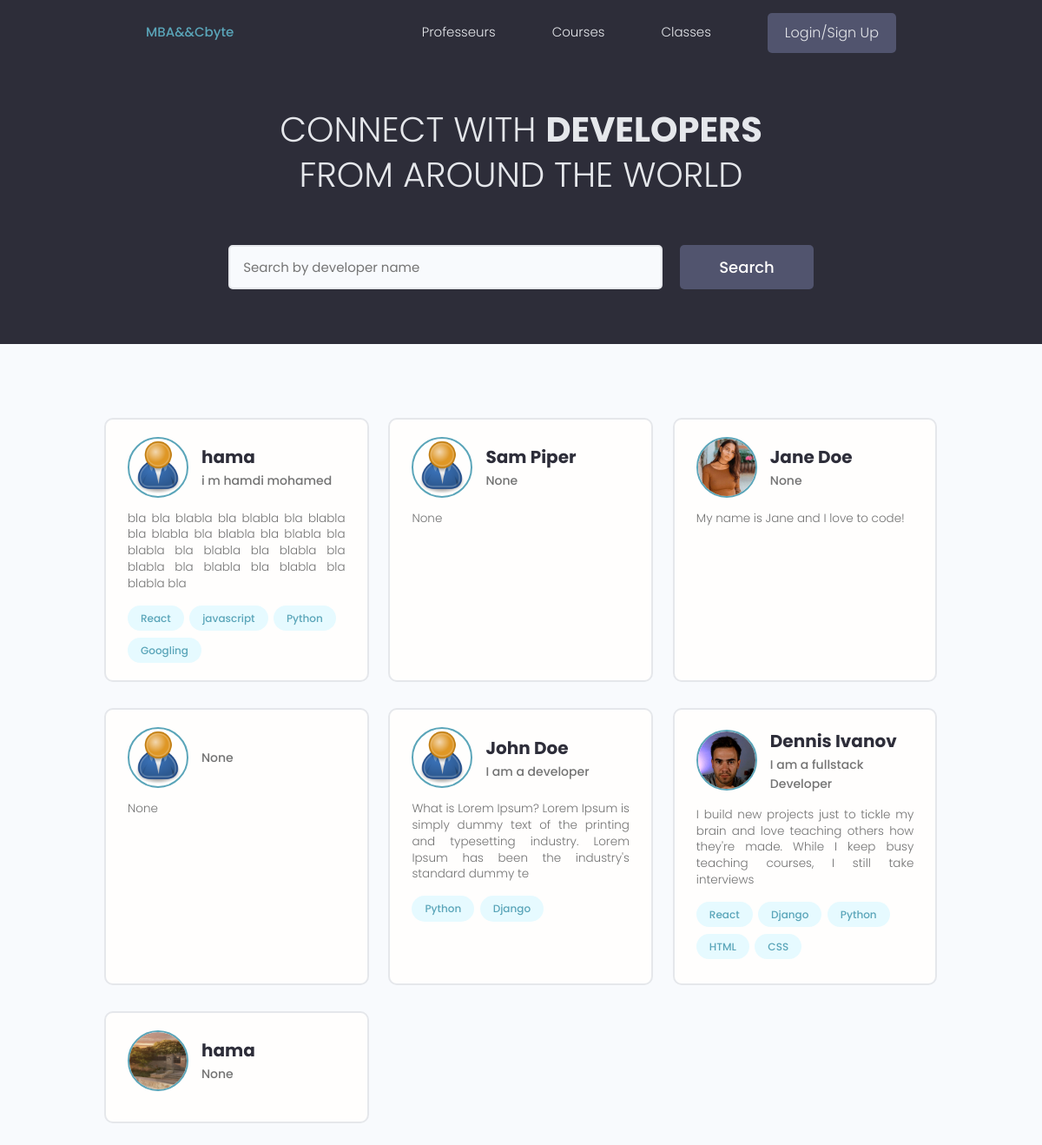
Before: / with the older database file.
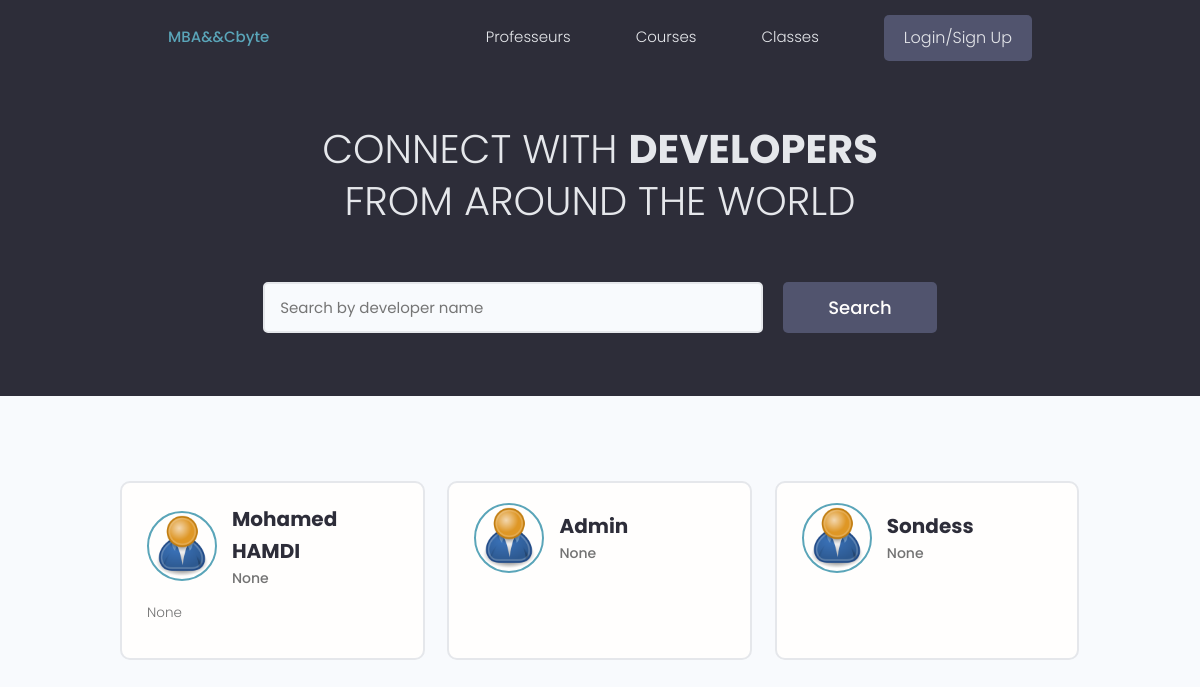
After: the same page with the newer database file.
### users/models.py (models this page shows, shortened)
class Profile(models.Model):
    user = models.OneToOneField(
        User, on_delete=models.CASCADE, null=True, blank=True)
    name = models.CharField(max_length=200, blank=True, null=True)
    email = models.EmailField(max_length=500, blank=True, null=True)
    username = models.CharField(max_length=200, blank=True, null=True)
    location = models.CharField(max_length=200, blank=True, null=True)
    short_intro = models.CharField(max_length=200, blank=True, null=True)
    bio = models.TextField(blank=True, null=True)
    profile_image = models.ImageField(
        null=True, blank=True, upload_to='profiles/', default="profiles/user-default.png")
    social_github = models.CharField(max_length=200, blank=True, null=True)
    social_twitter = models.CharField(max_length=200, blank=True, null=True)
    social_linkedin = models.CharField(max_length=200, blank=True, null=True)
    social_youtube = models.CharField(max_length=200, blank=True, null=True)
    social_website = models.CharField(max_length=200, blank=True, null=True)
    created = models.DateTimeField(auto_now_add=True)
    id = models.UUIDField(default=uuid.uuid4, unique=True,
                          primary_key=True, editable=False)

class Skill(models.Model):
    owner = models.ForeignKey(
        Profile, on_delete=models.CASCADE, null=True, blank=True)
    name = models.CharField(max_length=200, blank=True, null=True)
    description = models.TextField(null=True, blank=True)
    created = models.DateTimeField(auto_now_add=True)
    id = models.UUIDField(default=uuid.uuid4, unique=True,
                          primary_key=True, editable=False)
    def __str__(self):
        return str(self.name)

### users/views.py (the view)
# urls.py: path('', views.profiles, name="profiles"),
def profiles(request):
    profiles, search_query = searchProfiles(request)
    custom_range, profiles = paginateProfiles(request, profiles, 9)
    context = {'profiles': profiles, 'search_query': search_query,
                'custom_range': custom_range}
    return render(request, 'users/profiles.html', context)

### users/utils.py (called while the page is built)
def paginateProfiles(request, profiles, results):
    page = request.GET.get('page')
    paginator = Paginator(profiles, results)
    try:
        profiles = paginator.page(page)
    except PageNotAnInteger:
        page = 1
        profiles = paginator.page(page)
    except EmptyPage:
        page = paginator.num_pages
        profiles = paginator.page(page)
    leftIndex = (int(page) - 4)
    if leftIndex < 1:
        leftIndex = 1
    rightIndex = (int(page) + 5)
    if rightIndex > paginator.num_pages:
        rightIndex = paginator.num_pages + 1
    custom_range = range(leftIndex, rightIndex)
    return custom_range, profiles

def searchProfiles(request):
    search_query = ''
    if request.GET.get('search_query'):
        search_query = request.GET.get('search_query')
    skills = Skill.objects.filter(name__icontains=search_query)
    profiles = Profile.objects.distinct().filter(
        Q(name__icontains=search_query) |
        Q(short_intro__icontains=search_query) |
        Q(skill__in=skills)
    )
    return profiles, search_query

### users/templates/users/profiles.html (shortened to what this page needs)
{% extends 'main.html' %}
{% block content %}
<main class="home">
    <section class="hero-section text-center">
        <div class="container container--narrow">
            <div class="hero-section__box">
                <h2>CONNECT WITH <span>DEVELOPERS</span></h2>
                <h2>FROM AROUND THE WORLD</h2>
            </div>
            <div class="hero-section__search">
                <form id="searchForm" class="form" action="{% url 'profiles' %}" method="get">
                    <div class="form__field">
                        <input class="input input--text" id="formInput#search" type="text" name="search_query"
                            value="{{search_query}}" placeholder="Search by developer name" />
                    </div>
                    <input class="btn btn--sub btn--lg" type="submit" value="Search" />
                </form>
            </div>
        </div>
    </section>
    <section class="devlist">
        <div class="container">
            <div class="grid grid--three">
                {% for profile in profiles %}
                <div class="column card">
                    <div class="dev">
                        <a href="{% url 'user-profile' profile.id %}" class="card__body">
                            <div class="dev__profile">
                                <img class="avatar avatar--md" src="{{ profile.profile_image.url }}" alt="image" />
                                <div class="dev__meta">
                                    <h3>{{profile.name}}</h3>
                                    <h5>{{profile.short_intro|slice:"60"}}</h5>
                                </div>
                            </div>
                            <p class="dev__info">{{profile.bio|slice:"150"}}</p>
                            <div class="dev__skills">
                                {% for skill in profile.skill_set.all|slice:"5" %}
                                <span class="tag tag--pill tag--main">
                                    <small>{{skill}}</small>
                                </span>
                                {% endfor %}
                            </div>
                        </a>
                    </div>
                </div>
                {% endfor %}
            </div>
        </div>
    </section>
</main>
{% endblock content %}

Changed rows visible on the page:
removed Profile: profile_image (placeholder picture), name "hama", short_intro "i m hamdi mohamed", bio "bla bla blabla bla blabla bla blabla bla blabla bla blabla bla blabla bla blabla bla blabla bla blabla bla blabla bla blabla bla blabla bla blabla bla"
removed Skill: name "React", shown under "hama"
removed Skill: name "javascript", shown under "hama"
removed Skill: name "Python", shown under "hama"
removed Skill: name "Googling", shown under "hama"
removed Profile: profile_image (placeholder picture), name "Sam Piper", short_intro "None", bio "None"
removed Profile: profile_image (picture), name "Jane Doe", short_intro "None", bio "My name is Jane and I love to code!"
removed Profile: profile_image (placeholder picture), short_intro "None", bio "None"
removed Profile: profile_image (placeholder picture), name "John Doe", short_intro "I am a developer", bio "What is Lorem Ipsum? Lorem Ipsum is simply dummy text of the printing and typesetting industry. Lorem Ipsum has been the industry's standard dummy te"
removed Skill: name "Python", shown under "John Doe"
removed Skill: name "Django", shown under "John Doe"
removed Profile: profile_image (picture), name "Dennis Ivanov", short_intro "I am a fullstack Developer", bio "I build new projects just to tickle my brain and love teaching others how they're made. While I keep busy teaching courses, I still take interviews"
removed Skill: name "React", shown under "Dennis Ivanov"
removed Skill: name "Django", shown under "Dennis Ivanov"
removed Skill: name "Python", shown under "Dennis Ivanov"
removed Skill: name "HTML", shown under "Dennis Ivanov"
removed Skill: name "CSS", shown under "Dennis Ivanov"
removed Profile: profile_image (picture), name "hama", short_intro "None"
added Profile: profile_image (placeholder picture), name "Mohamed HAMDI", short_intro "None", bio "None"
added Profile: profile_image (placeholder picture), name "Admin", short_intro "None"
added Profile: profile_image (placeholder picture), name "Sondess", short_intro "None"
